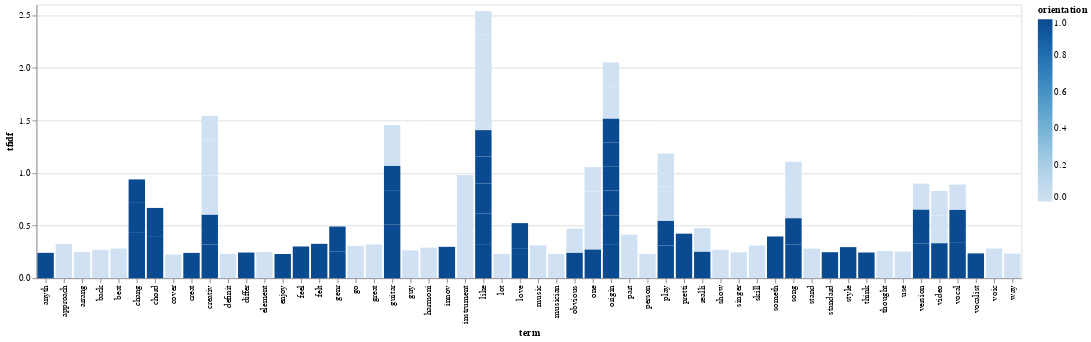

Notebook cell for this chart:
### Code cell
bar2

### Figure 1 — Vega-Lite specification as saved in the notebook (floating-point values rounded to 4 significant figures)
{"config": {"view": {"continuousWidth": 400, "continuousHeight": 300}}, "data": {"name": "data-cec431505be76e2fc9d7dc5014b8ee9b"}, "mark": "bar", "encoding": {"color": {"field": "orientation", "type": "quantitative"}, "x": {"field": "term", "type": "nominal"}, "y": {"field": "tfidf", "type": "quantitative"}}, "$schema": "https://vega.github.io/schema/vega-lite/v4.17.0.json", "datasets": {"data-cec431505be76e2fc9d7dc5014b8ee9b": [{"orientation": 0.0, "term": "instrument", "tfidf": 0.4576}, {"orientation": 0.0, "term": "part", "tfidf": 0.4139}, {"orientation": 0.0, "term": "guitar", "tfidf": 0.3872}, {"orientation": 0.0, "term": "creativ", "tfidf": 0.3734}, {"orientation": 0.0, "term": "creativ", "tfidf": 0.3424}, {"orientation": 0.0, "term": "play", "tfidf": 0.3266}, {"orientation": 0.0, "term": "approach", "tfidf": 0.3248}, {"orientation": 0.0, "term": "like", "tfidf": 0.3234}, {"orientation": 0.0, "term": "great", "tfidf": 0.3205}, {"orientation": 0.0, "term": "play", "tfidf": 0.3136}, {"orientation": 0.0, "term": "music", "tfidf": 0.3119}, {"orientation": 0.0, "term": "skill", "tfidf": 0.3098}, {"orientation": 0.0, "term": "go", "tfidf": 0.3071}, {"orientation": 0.0, "term": "like", "tfidf": 0.3062}, {"orientation": 0.0, "term": "song", "tfidf": 0.3058}, {"orientation": 0.0, "term": "origin", "tfidf": 0.3046}, {"orientation": 0.0, "term": "instrument", "tfidf": 0.2964}, {"orientation": 0.0, "term": "one", "tfidf": 0.2912}, {"orientation": 0.0, "term": "harmoni", "tfidf": 0.2903}, {"orientation": 0.0, "term": "beat", "tfidf": 0.2815}, {"orientation": 0.0, "term": "stand", "tfidf": 0.2815}, {"orientation": 0.0, "term": "voic", "tfidf": 0.281}, {"orientation": 0.0, "term": "like", "tfidf": 0.2773}, {"orientation": 0.0, "term": "show", "tfidf": 0.2697}, {"orientation": 0.0, "term": "back", "tfidf": 0.2695}, {"orientation": 0.0, "term": "guy", "tfidf": 0.264}, {"orientation": 0.0, "term": "video", "tfidf": 0.2624}, {"orientation": 0.0, "term": "one", "tfidf": 0.2615}, {"orientation": 0.0, "term": "thought", "tfidf": 0.2577}, {"orientation": 0.0, "term": "use", "tfidf": 0.2532}, {"orientation": 0.0, "term": "arrang", "tfidf": 0.2496}, {"orientation": 0.0, "term": "version", "tfidf": 0.2476}, {"orientation": 0.0, "term": "element", "tfidf": 0.2472}, {"orientation": 0.0, "term": "singer", "tfidf": 0.2455}, {"orientation": 0.0, "term": "vocal", "tfidf": 0.2408}, {"orientation": 0.0, "term": "video", "tfidf": 0.2341}, {"orientation": 0.0, "term": "way", "tfidf": 0.2332}, {"orientation": 0.0, "term": "origin", "tfidf": 0.2311}, {"orientation": 0.0, "term": "song", "tfidf": 0.2311}, {"orientation": 0.0, "term": "definit", "tfidf": 0.2308}, {"orientation": 0.0, "term": "one", "tfidf": 0.2307}, {"orientation": 0.0, "term": "lot", "tfidf": 0.2306}, {"orientation": 0.0, "term": "person", "tfidf": 0.2306}, {"orientation": 0.0, "term": "obvious", "tfidf": 0.2303}, {"orientation": 0.0, "term": "musician", "tfidf": 0.2299}, {"orientation": 0.0, "term": "creativ", "tfidf": 0.2252}, {"orientation": 0.0, "term": "instrument", "tfidf": 0.2246}, {"orientation": 0.0, "term": "realli", "tfidf": 0.2246}, {"orientation": 0.0, "term": "cover", "tfidf": 0.2244}, {"orientation": 0.0, "term": "like", "tfidf": 0.2244}, {"orientation": 1.0, "term": "guitar", "tfidf": 0.5092}, {"orientation": 1.0, "term": "chang", "tfidf": 0.4375}, {"orientation": 1.0, "term": "pretti", "tfidf": 0.4228}, {"orientation": 1.0, "term": "chord", "tfidf": 0.3997}, {"orientation": 1.0, "term": "someth", "tfidf": 0.3962}, {"orientation": 1.0, "term": "vocal", "tfidf": 0.3425}, {"orientation": 1.0, "term": "video", "tfidf": 0.3316}, {"orientation": 1.0, "term": "version", "tfidf": 0.3311}, {"orientation": 1.0, "term": "felt", "tfidf": 0.3262}, {"orientation": 1.0, "term": "guitar", "tfidf": 0.3205}, {"orientation": 1.0, "term": "version", "tfidf": 0.3195}, {"orientation": 1.0, "term": "creativ", "tfidf": 0.3188}, {"orientation": 1.0, "term": "song", "tfidf": 0.3185}, {"orientation": 1.0, "term": "like", "tfidf": 0.3161}, {"orientation": 1.0, "term": "origin", "tfidf": 0.3161}, {"orientation": 1.0, "term": "play", "tfidf": 0.3101}, {"orientation": 1.0, "term": "vocal", "tfidf": 0.3059}, {"orientation": 1.0, "term": "feel", "tfidf": 0.3011}, {"orientation": 1.0, "term": "innov", "tfidf": 0.2976}, {"orientation": 1.0, "term": "like", "tfidf": 0.297}, {"orientation": 1.0, "term": "style", "tfidf": 0.2948}, {"orientation": 1.0, "term": "like", "tfidf": 0.287}, {"orientation": 1.0, "term": "creativ", "tfidf": 0.2832}, {"orientation": 1.0, "term": "love", "tfidf": 0.2784}, {"orientation": 1.0, "term": "origin", "tfidf": 0.2778}, {"orientation": 1.0, "term": "chang", "tfidf": 0.2777}, {"orientation": 1.0, "term": "one", "tfidf": 0.2716}, {"orientation": 1.0, "term": "chord", "tfidf": 0.2677}, {"orientation": 1.0, "term": "genr", "tfidf": 0.2557}, {"orientation": 1.0, "term": "like", "tfidf": 0.2557}, {"orientation": 1.0, "term": "like", "tfidf": 0.2508}, {"orientation": 1.0, "term": "song", "tfidf": 0.2508}, {"orientation": 1.0, "term": "realli", "tfidf": 0.2503}, {"orientation": 1.0, "term": "standard", "tfidf": 0.2466}, {"orientation": 1.0, "term": "love", "tfidf": 0.2446}, {"orientation": 1.0, "term": "think", "tfidf": 0.2439}, {"orientation": 1.0, "term": "differ", "tfidf": 0.2434}, {"orientation": 1.0, "term": "anyth", "tfidf": 0.2404}, {"orientation": 1.0, "term": "creat", "tfidf": 0.2402}, {"orientation": 1.0, "term": "obvious", "tfidf": 0.2401}, {"orientation": 1.0, "term": "origin", "tfidf": 0.24}, {"orientation": 1.0, "term": "guitar", "tfidf": 0.2367}, {"orientation": 1.0, "term": "vocalist", "tfidf": 0.2354}, {"orientation": 1.0, "term": "genr", "tfidf": 0.2349}, {"orientation": 1.0, "term": "play", "tfidf": 0.2337}, {"orientation": 1.0, "term": "enjoy", "tfidf": 0.2297}, {"orientation": 1.0, "term": "origin", "tfidf": 0.2296}, {"orientation": 1.0, "term": "origin", "tfidf": 0.2275}, {"orientation": 1.0, "term": "origin", "tfidf": 0.224}, {"orientation": 1.0, "term": "chang", "tfidf": 0.2232}]}}
